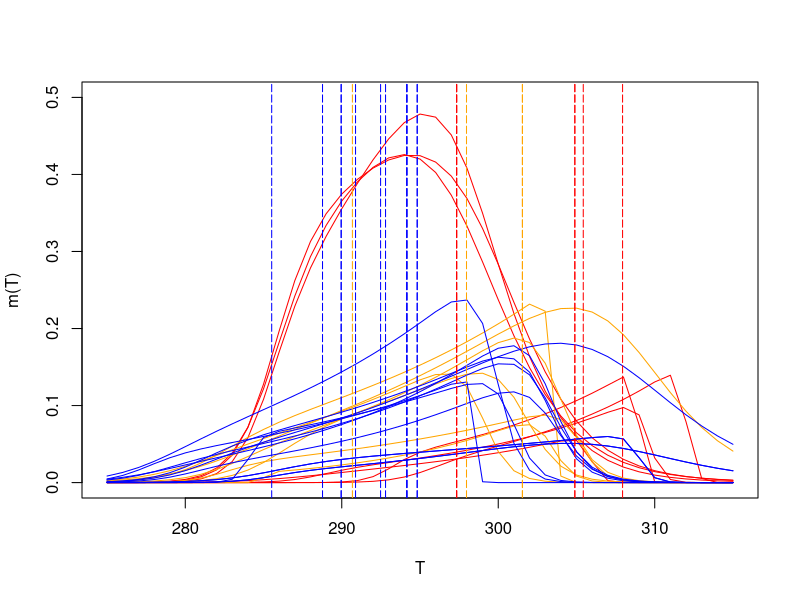
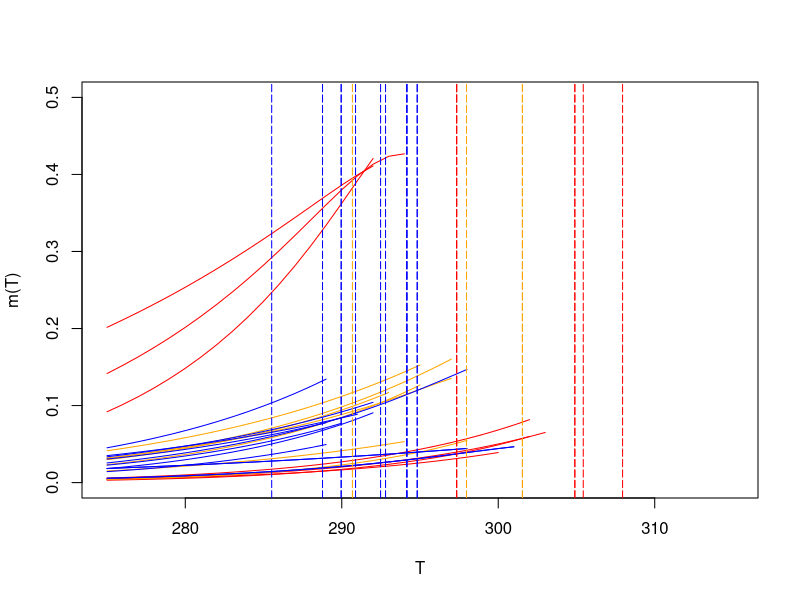

The R source for these figures, in order:
##############################################################
#### This R script plots species' thermal reaction norms #####
##############################################################


# Load packages and set working directory
library(tidyr)
library(ggplot2)
library(cowplot)
library(dplyr)
library(tidyverse)
setwd(dirname(rstudioapi::getActiveDocumentContext()$path))


# READ IN DATA
LH.data <- as.data.frame(read_csv("Temperature response parameters.csv"))
temp.data <- as.data.frame(read_csv("Temperature parameters Tave.csv"))

# EXCLUDE DATA
LH.data <- LH.data[-c(12,13,15,18),]
temp.data <- temp.data[-c(12,13,15,18),]

# SEPARATE BY HABITAT
trop <- LH.data[LH.data$Habitat == "Tropical",]
subtrop <- LH.data[LH.data$Habitat == "Subtropical",]
temp <- LH.data[LH.data$Habitat == "Temperate",]
trop.T <- temp.data[temp.data$Habitat == "Tropical",]
subtrop.T <- temp.data[temp.data$Habitat == "Subtropical",]
temp.T <- temp.data[temp.data$Habitat == "Temperate",]


########################################### PLOTS ############################################
# DEVELOPMENT RATE (LEFT-SKEWED)
# Plot options
Tmin <- 275
Tmax <- 315
ymin <- 0
ymax <- 0.5
# Thermal reaction norm
m <- function (T) { param$mTR*(T/param$TR)*exp(param$AmJ*(1/param$TR-1/T))/(1+exp(param$AL*(1/param$TL-1/T))+exp(param$AH*(1/param$TH-1/T))) }
# Plot
param <- trop[1,]
plot(seq(Tmin,Tmax,1), m(seq(Tmin,Tmax,1)), type="l", lwd=1, col="red", xlim=c(Tmin,Tmax), ylim=c(ymin,ymax), xlab="T", ylab="m(T)")
for(i in 2:nrow(trop)) {
  param <- trop[i,]
  points(seq(Tmin,Tmax,1), m(seq(Tmin,Tmax,1)), type="l", lwd=1, col="red", xlim=c(Tmin,Tmax), ylim=c(ymin,ymax), xlab="T", ylab="m(T)")
}
for(i in 1:nrow(subtrop)) {
  param <- subtrop[i,]
  points(seq(Tmin,Tmax,1), m(seq(Tmin,Tmax,1)), type="l", lwd=1, col="orange", xlim=c(Tmin,Tmax), ylim=c(ymin,ymax), xlab="T", ylab="m(T)")
}
for(i in 1:nrow(temp)) {
  param <- temp[i,]
  points(seq(Tmin,Tmax,1), m(seq(Tmin,Tmax,1)), type="l", lwd=1, col="blue", xlim=c(Tmin,Tmax), ylim=c(ymin,ymax), xlab="T", ylab="m(T)")
}
# Habitat temperatures
for(i in 1:nrow(trop)) {
  t.param <- trop.T[i,]
  abline(v = t.param$meanT.f + t.param$delta_mean.f*365*75, col="red", lwd=1, lty="longdash")
}
for(i in 1:nrow(subtrop)) {
  t.param <- subtrop.T[i,]
  abline(v = t.param$meanT.f + t.param$delta_mean.f*365*75, col="orange", lwd=1, lty="longdash")
}
for(i in 1:nrow(temp)) {
  t.param <- temp.T[i,]
  abline(v = t.param$meanT.f + t.param$delta_mean.f*365*75, col="blue", lwd=1, lty="longdash")
}


# DEVELOPMENT RATE (STEP FUNCTION)
# Plot options
Tmin <- 275
Tmax <- 315
ymin <- 0
ymax <- 0.5
# Thermal reaction norm
m <- function (T) { ifelse(T <= param$Topt, param$mTR*(T/param$TR)*exp(param$AmJ*(1/param$TR-1/T))/(1+exp(param$AH*(1/param$TH-1/T))),
                           ifelse(T <= param$Tmax, param$mTR*(param$Topt/param$TR)*exp(param$AmJ*(1/param$TR-1/param$Topt))/(1+exp(param$AH*(1/param$TH-1/param$Topt))), 0)) }
# Plot
param <- trop[1,]
plot(seq(Tmin,Tmax,1), m(seq(Tmin,Tmax,1)), type="l", lwd=1, col="red", xlim=c(Tmin,Tmax), ylim=c(ymin,ymax), xlab="T", ylab="m(T)")
for(i in 2:nrow(trop)) {
  param <- trop[i,]
  points(seq(Tmin,Tmax,1), m(seq(Tmin,Tmax,1)), type="l", lwd=1, col="red", xlim=c(Tmin,Tmax), ylim=c(ymin,ymax), xlab="T", ylab="m(T)")
}
for(i in 1:nrow(subtrop)) {
  param <- subtrop[i,]
  points(seq(Tmin,Tmax,1), m(seq(Tmin,Tmax,1)), type="l", lwd=1, col="orange", xlim=c(Tmin,Tmax), ylim=c(ymin,ymax), xlab="T", ylab="m(T)")
}
for(i in 1:nrow(temp)) {
  param <- temp[i,]
  points(seq(Tmin,Tmax,1), m(seq(Tmin,Tmax,1)), type="l", lwd=1, col="blue", xlim=c(Tmin,Tmax), ylim=c(ymin,ymax), xlab="T", ylab="m(T)")
}
# Habitat temperatures
for(i in 1:nrow(trop)) {
  t.param <- trop.T[i,]
  abline(v = t.param$meanT.f + t.param$delta_mean.f*365*75, col="red", lwd=1, lty="longdash")
}
for(i in 1:nrow(subtrop)) {
  t.param <- subtrop.T[i,]
  abline(v = t.param$meanT.f + t.param$delta_mean.f*365*75, col="orange", lwd=1, lty="longdash")
}
for(i in 1:nrow(temp)) {
  t.param <- temp.T[i,]
  abline(v = t.param$meanT.f + t.param$delta_mean.f*365*75, col="blue", lwd=1, lty="longdash")
}


# THERMAL REACTION NORMS
# r <- function (T) { ifelse(T <= param$rTopt, param$rMax*exp(-1*((T-param$rTopt)/(2*param$rs))^2),
#                            param$rMax*(1 - ((T-param$rTopt)/(param$rTopt-param$rTmax))^2)) }
# b <- function (T) { param$bTopt*exp(-((T-param$Toptb)^2)/(2*param$sb^2)) }
# dJ <- function (T) { param$dJTR*exp(param$AdJ*(1/param$TR-1/T)) }
# dA <- function (T) { param$dATR*exp(param$AdA*(1/param$TR-1/T)) }
#R0 <- function (T) { b/dA * m/(m+dJ) }
#f <- function (T) { b/dA }
#s <- function (T) { exp(-dJ/m) }
